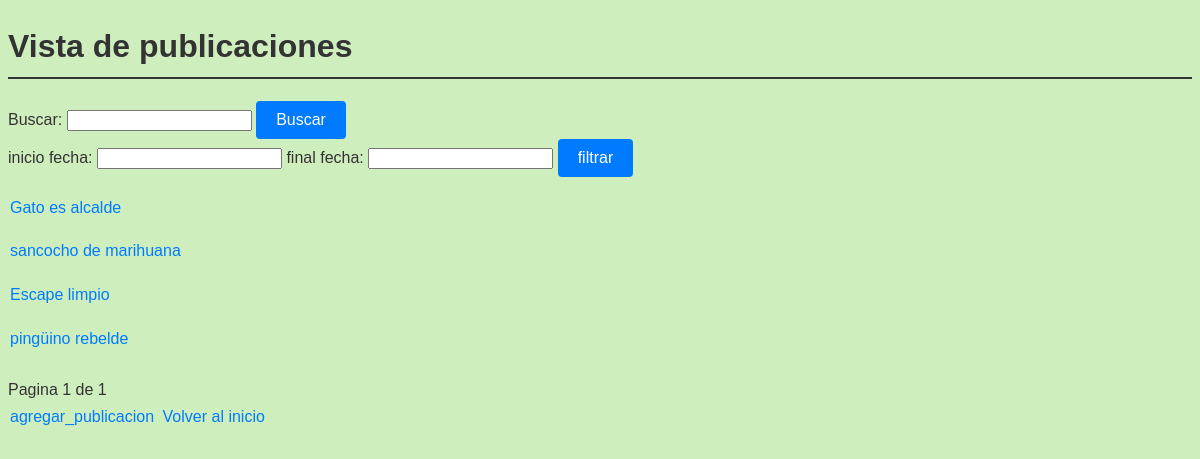
The app's page /posts/, older data.
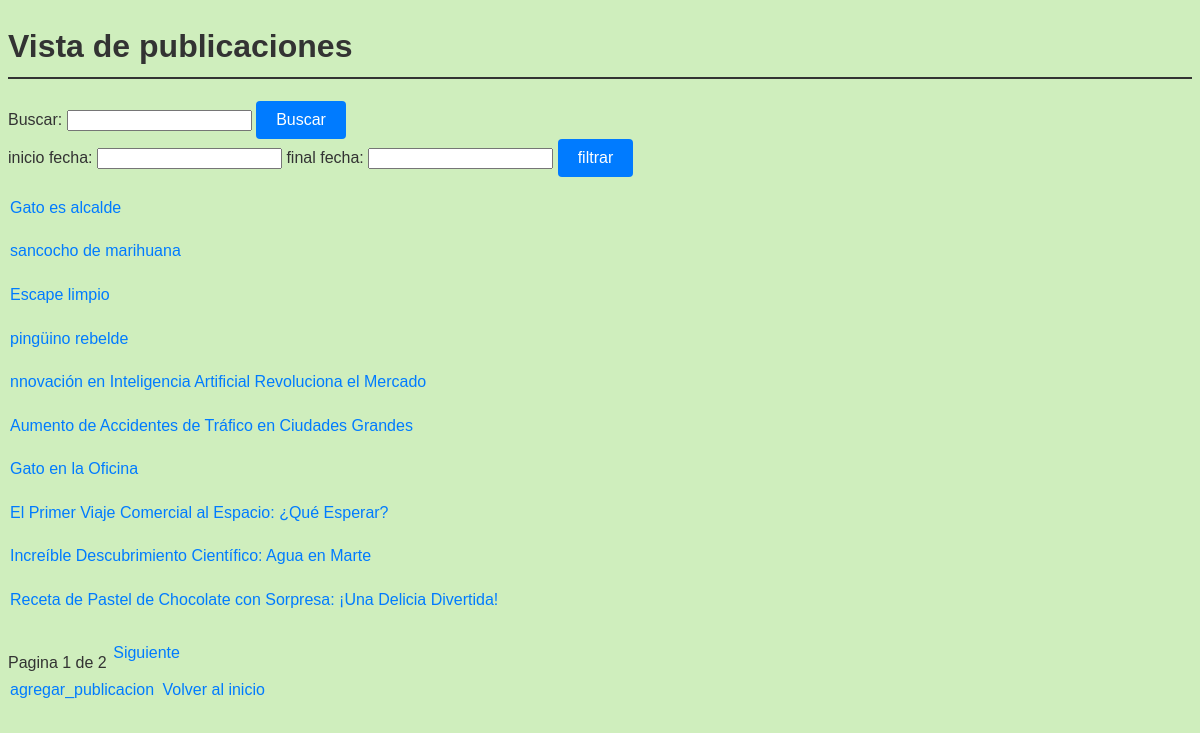
The same page, newer data.
### blog/models.py (models this page shows, shortened)
class Post(models.Model):
    titulo = models.CharField(max_length=150)
    contenido = models.TextField()
    fecha_publicacion = models.DateField()
    categoria = models.CharField(max_length=100)
    autor = models.CharField(max_length=50)

### blog/views.py (the view)
# urls.py: path('posts/', ver_lista_publicaciones, name='ver_lista_publicaciones'),
def ver_lista_publicaciones(request):
    query = request.GET.get('q')
    inicio_fecha = request.GET.get('inicio_fecha')
    final_fecha = request.GET.get('final_fecha')
    posts_list = Post.objects.all()
    if query:
        posts_list = posts_list.filter(Q(titulo__icontains=query)| Q(contenido__icontains=query)| Q(categoria__icontains=query))
    if inicio_fecha:
        try:
            inicio_fecha = datetime.strptime(inicio_fecha, '%Y-%m-%d')
            posts_list = posts_list.filter(fecha_publicacion__gte=inicio_fecha)
        except ValueError:
            pass
    if final_fecha:
        try:
            final_fecha = datetime.strptime(final_fecha, '%Y-%m-%d')
            posts_list = posts_list.filter(fecha_publicacion__lte=final_fecha)
        except ValueError:
            pass
    paginator = Paginator(posts_list, 10)
    page_number = request.GET.get('page')
    posts = paginator.get_page(page_number)
    return render(request, 'ver_lista_publicaciones.html', {'posts': posts})

### blog/templates/ver_lista_publicaciones.html (shortened to what this page needs)
<!DOCTYPE html>
<head>
    {% load static %}
    <link rel="stylesheet" href="{% static 'css/styles.css' %}">
</head>
<body>
    <h1>Vista de publicaciones</h1>
    <form method="GET">
        Buscar: <input type="text" name="q">
        <button type="submit">Buscar</button>
    </form>
    <form method="GET">
        inicio fecha: <input type="text" name="inicio_fecha">
        final fecha: <input type="text" name='final_fecha'>
        <button type="submit">filtrar</button>
    </form>
    <ul>
        {% for post in posts %}
            <li>
                <a href="{% url 'detalles_publicacion' post.id %}">{{ post.titulo }}</a>
            </li>
        {% endfor %}
    </ul>
    <div>
        <span>Pagina {{ posts.number }} de {{ posts.paginator.num_pages }}</span>
        {% if posts.has_next %}
            <a href="?page={{ posts.next_page_number }}">Siguiente</a>
        {% endif %}
    </div>
    <a href="{% url 'agregar_publicacion' %}">agregar_publicacion</a>
    <a href="{% url 'inicio' %}">Volver al inicio</a>
</body>
</html>

### blog/static/css/styles.css (style rules this page uses)
body { font-family: Arial, sans-serif; line-height: 1.6; color: #333; margin: 5; padding: 0; background: #cfeebd; }
h1 { border-bottom: 2px solid #333; padding-bottom: 0.3rem; }
ul { list-style-type: none; padding: 0; }
li { margin-bottom: 0.4rem; }
button { background-color: #007bff; color: white; border: none; padding: 10px 20px; font-size: 16px; border-radius: 4px; cursor: pointer; transition: background-color 0.3s ease, transform 0.3s ease; }
a { display: inline-block; position: relative; padding: 2px; color: #007bff; text-decoration: none; overflow: hidden; transition: color 0.3s ease; }
a::before { content: ''; position: absolute; left: 0; bottom: 0; width: 100%; height: 2px; background: #007bff; transition: transform 0.3s ease; transform: scaleX(0); transform-origin: bottom right; }

Row changes from the older to the newer data that the page shows:
added Post: titulo "nnovación en Inteligencia Artificial Revoluciona el Mercado"
added Post: titulo "Aumento de Accidentes de Tráfico en Ciudades Grandes"
added Post: titulo "Gato en la Oficina"
added Post: titulo "El Primer Viaje Comercial al Espacio: ¿Qué Esperar?"
added Post: titulo "Increíble Descubrimiento Científico: Agua en Marte"
added Post: titulo "Receta de Pastel de Chocolate con Sorpresa: ¡Una Delicia Divertida!"
Text that changed along with them:
{{ posts.paginator.num_pages }}: "1" → "2"
text now shown: "Siguiente"
